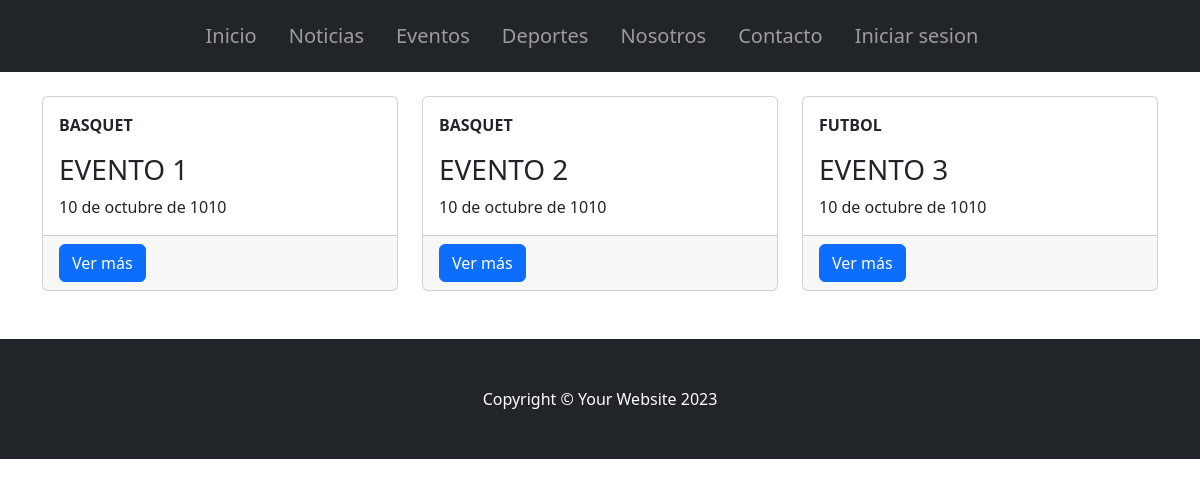
Before: /AppClub/listarEventos/ with the older database file.
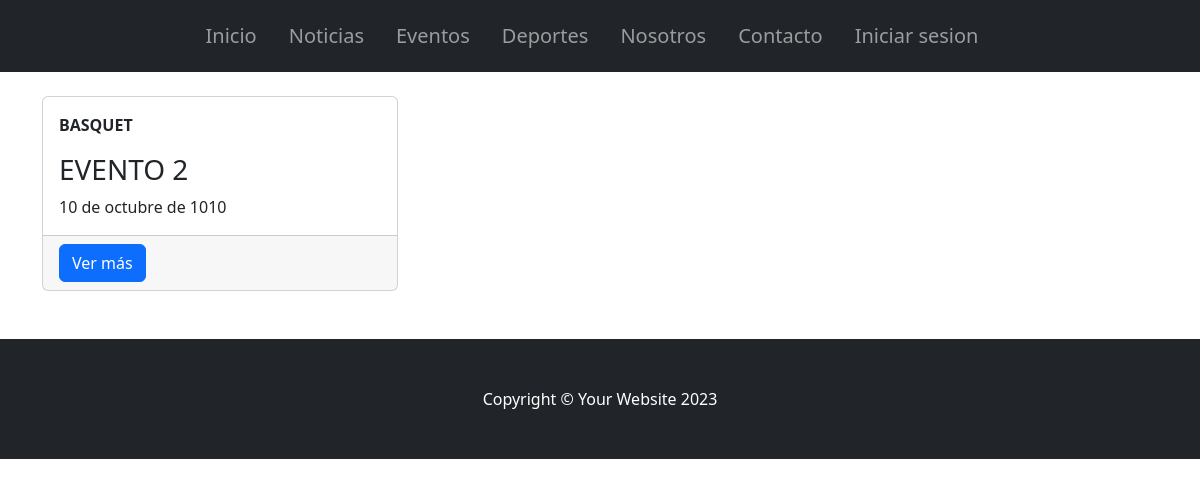
After: the same page with the newer database file.
### AppClub/models.py (models this page shows, shortened)
class Evento(models.Model):
    titulo = models.CharField(max_length=100)
    fecha = models.DateField()
    descripcion = models.TextField()
    deporte = models.ForeignKey(Deporte, on_delete=models.CASCADE, null=True)

class Deporte(models.Model):
    nombre = models.CharField(max_length=60)
    descripcion = models.CharField(max_length=60)
    categoria = models.CharField(max_length=60)
    def __str__(self):
        return f"{self.nombre}"

### AppClub/views.py (the view)
# urls.py: path("listarEventos/", EventoList.as_view(), name="listarEventos"),
class EventoList(ListView):
    model = Evento
    template_name = "evento_list.html"
    context_object_name = "eventos"

### AppClub/templates/evento_list.html (shortened to what this page needs)
{% extends 'padre.html' %}
{% block ContenidoQueCambia %}
<div class="container mt-4 mb-4">
    <div class="row">
        {% for evento in eventos %}
            <div class="col-lg-4 col-md-6 mb-4">
                <div class="card h-100">
                    <div class="card-body">
                        <p><strong style="text-transform: uppercase;">{{evento.deporte}}</strong></p>
                        <h3 class="card-title">{{ evento.titulo }}</h3>
                        <p class="card-text">{{ evento.fecha }}</p>
                    </div>
                    <div class="card-footer d-flex justify-content-between">
                        <a class="btn btn-primary btn-block" href="{% url 'detallarEventos' pk=evento.pk %}">Ver más</a>
                    </div>
                </div>
            </div>
        {% empty %}
            <p>No hay eventos disponibles.</p>
        {% endfor %}
    </div>
</div>
{% endblock ContenidoQueCambia %}

Changed rows visible on the page:
removed Evento: deporte "BASQUET", titulo "EVENTO 1", fecha "10 de octubre de 1010"
removed Evento: deporte "FUTBOL", titulo "EVENTO 3", fecha "10 de octubre de 1010"
